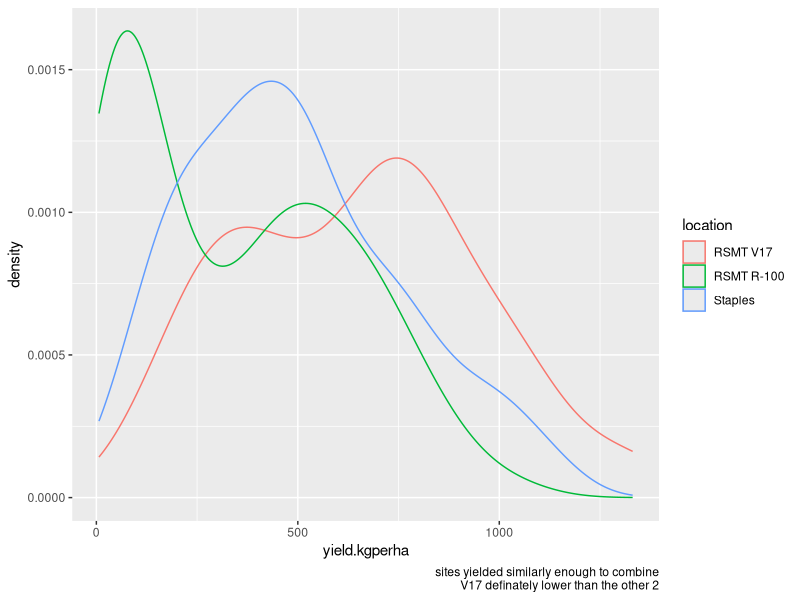

Reproduce this figure in R. (Note: this script raises an error after producing the figure.)
# Targeted hypothesis testing of the N-rate timing dataset
# Jesse
# 9Dec2022
# Due date: 12Dec2022


# Preliminary findings ----------------------------------------------------

# I read the report by Dominic and I felt we need to simplify the analysis and story. 

# if there's time and space we can expand with supplementary material and the
# more complex aspects of the models dominic fitted and the limitations of the
# conclusions we can draw from them.

# It seems dominic analyzed each site seperately and each have their own
# Rmarkdown files. Dataframe naming is not consistent. Sometimes 0N plots are
# "Unfertilized", sometimes "control", sometimes "ntiming_update", sometimes
# "nupdate_timing".

# comments ----------------------------------------------------------------

# grain yields are ranging from 10-100 kg ha at each site, is this a conversion
# error?

# staples dataset makes the most sense and feels like the strongest dataset 

# r100 seems weird, unfertilized and low fertilized did best--was this due to
# lodging?

# V17 seems good, but less responsive to treatments

# key conclusions ---------------------------------------------------------

# yields differ among stand age
# yields differ in plots that were not fertilized vs plots that were fertilized


# import data -------------------------------------------------------------
library(tidyverse)
library(lme4)
library(emmeans)
library(multcomp)
library(multcompView)

# see "import_data_allsites.R"

# import data separately from sites ---------------------------------------

# Bringing in datasets from Dominics markdown files for hypothesis testing, each
# site remains separate

rsmtv17<- read.csv("Rosemount-V17.csv", header=T)
rsmtv17 %>% 
  rename_all(tolower) %>% 
  dplyr::select(year,experiment,location,id,treatment,
                napplied,ntiming,stand.age,block,
                yield.kgperha
  ) %>% 
  mutate(
    across(
      .cols = where(is.character),
      .fns = factor
    )
  )  %>% 
  mutate(
    across(
      where(is.integer),
      factor
    )
  )  -> dat_v17

r100<- read.csv("Rosemount_R100.csv")

r100 %>% 
  rename_all(tolower) %>% 
  # colnames()
  dplyr::select(year,experiment,location,id,treatment,
                napplied,ntiming,stand.age,block,
                ntiming_newlabel,
                napplied_update,
                yield.kgperha
  ) %>% 
  mutate(
    across(
      .cols = where(is.character),
      .fns = factor
    )
  )  %>% 
  mutate(
    across(
      where(is.integer),
      factor
    )
  )-> dat_r100

# there are multiple staples datasets
staples <- read.csv("Staples.csv")
staples_split <- read.csv("Staples.Nsplit.analysis.only.csv")


staples %>% 
  rename_all(tolower) %>% 
  # colnames()
  dplyr::select(year,experiment,location,id,treatment,
                napplied,ntiming,stand.age,block,
                ntiming_actual, #is ntiming actual same as ntiming_newlabel?
                updatednrate, #same as napplied_update
                updatedncumsum,
                yield.kgperha,
                cumulative.grain.yield
  ) %>% 
  mutate(
    across(
      .cols = where(is.character),
      .fns = factor
    )
  ) %>% 
  mutate(
    across(
      where(is.integer),
      factor
    )
  ) -> dat_staples

dat_staples %>% 
  filter(ntiming == "Unfertilized" |
           ntiming == "Fall" |
           ntiming == "Spring") -> dat_staples_fallspring

staples_split  %>% 
  rename_all(tolower) %>% 
  # colnames()
  dplyr::select(year,experiment,location,id,treatment,
                napplied,ntiming,stand.age,block,
                summernrate, #only thing different
                yield.kgperha
  ) %>% 
  mutate_all(factor) %>% 
  mutate(yield.kgperha = as.numeric(yield.kgperha)) -> dat_staples_split

# seems like dat_staples is most robust, but lacks summernrate factor



# Combining across sites --------------------------------------------------

# Since N rates and timing were not consistent across sites, analyzing sites
# together is difficult. 

dat_v17 %>% 
  bind_rows(dat_r100) %>% 
  bind_rows(dat_staples) %>% 
  ggplot(aes(yield.kgperha)) +
  geom_density(aes(col=location)) +
  labs(caption = "sites yielded similarly enough to combine
       V17 definately lower than the other 2")


# Option 1: 3 sites, filtered  dataset

# 3 timings: 0N, spring, fall

# [0N, spring(staples+r100:60 spring, v17:80 spring), fall(staples+r100:60 fall,
# v17:80 fall]

dat_v17 %>% 
  # distinct(treatment)
  filter(treatment != "80 Split") %>% 
  # colnames()
  mutate(timing = if_else(
    treatment == "80 Fall",
    "fall",
    if_else(
      treatment == "80 Spring",
      "spring",
      "control"
    )
  )) -> dat_v17_tiny

dat_r100 %>% 
  # distinct(treatment)
  filter(treatment == "60 spring" |
           treatment == "60 fall" |
           treatment == "control") %>% 
  # distinct(treatment)
  # colnames()
  mutate(timing = if_else(
    treatment == "60 fall",
    "fall",
    if_else(
      treatment == "60 spring",
      "spring",
      "control"
    )
  )) -> dat_r100_tiny


dat_staples %>% 
  # distinct(treatment)
  filter(treatment == "60 spring" |
           treatment == "60 fall" |
           treatment == "control") %>% 
  # distinct(treatment)
  # colnames()
  mutate(timing = if_else(
    treatment == "60 fall",
    "fall",
    if_else(
      treatment == "60 spring",
      "spring",
      "control"
    )
  )) -> dat_staples_tiny


# n=27 for each timing

dat_v17_tiny %>% 
  bind_rows(dat_r100_tiny) %>% 
  bind_rows(dat_staples_tiny) %>% 
  # group_by(timing) %>% 
  # tally()
  # filter(timing != "control") %>% 
  # lm(yield.kgperha~timing*stand.age*location,.) %>%
  # lmer(yield.kgperha ~ timing*stand.age +
  #        (1|location),.) %>% 
  # car::Anova()
  # anova()
  # emmeans(~timing*stand.age*location) %>% 
  # multcomp::cld(Letters=letters,reverse=T)
  # as_tibble()
mutate(location = fct_relevel(location,
                              "RSMT V17",
                              .before = "Staples")) %>%
  ggplot(aes(timing,yield.kgperha)) +
  stat_summary() +
  facet_wrap(~location*stand.age,
             scales = "free") +
  labs(caption = "staples shows what I expect...spring does best in yr 1, then fall for year 2 and 3
  r100 continues to be weird, v17 doesn't show much of a timing difference")

# CONCLUSION: Combining across sites shows no effect of fertilizer timing on
# yield except that it's better than not fertilzing. Sites are different,
# staples shows what I would expect (fertilize in spring for year 1 and then
# fall for year 2 and 3), R100 makes no sense and V17 shows little difference in
# timing. Could be explained by sandy staples soil being more responsive to
# fertilizer and V17 just being less responsive. It's a solid conclusion.

# BUT WE NEED TO CHANGE HOW WE CATEGORIZE TIMING
# year1 yields for fall fertilizer is no fertilizer

dat_v17_tiny %>% 
  bind_rows(dat_r100_tiny) %>% 
  bind_rows(dat_staples_tiny) %>%
  mutate(
    timing_improved = if_else(
      timing=="fall" & stand.age == "1",
      "control",
      timing
    ),
    .after=timing
  ) 


# Option 2: 2 sites, 18 treatments

# R100 does not have data for stand.age == 1, so to keep it balanced we need to
# remove the stand.age == 1 data from Staples. n=6 per treatment per site

dat_r100 %>% 
  bind_rows(dat_staples) %>% 
  # drop_na(yield.kgperha) %>%
  # distinct(stand.age)
  filter(stand.age != "1") %>% #R100 does not have 1st year stand age, so remove from stapes
  lm(
    yield.kgperha~treatment*stand.age*location,
    .) %>%
  # anova()
  emmeans(
    # ~treatment:stand.age
    ~treatment*location
  ) %>%
  multcomp::cld()
# ggplot(aes(location,yield.kgperha,
#            col=treatment,
#            fill = treatment)) +
# stat_summary(geom = "bar",
#              position = position_dodge(.6),
#              width=.6,
#              col=1)

# fall applied fertilizer is better in Staples (because we removed year 1 data)
# and the control and low fertiliy 60N treatments are best in R100 because R100
# data is weird. 

# CONCLUSION: Not a good option combining R100 with Staples. We need to cut out
# stand.age==1 data from staples to make comparison and the R100 data just adds
# more noise than insight...unless the insight is that kernza yield response to
# N is noisy--which will need to be discussed, but missing that first stand age
# data is devastating to the story and the control yielding near highest in R100
# makes me think either N was not limiting in R100, fertility treatments were
# incorrectly applied, N caused a penalty due to drought. The impact of N on
# kernza stands in year 2 and 3 is an angle, but we don't want to analyze with
# treatment as a factor with 18 levels but by grouping by timing or rate or split


# START - TIMING AND RATE ON 2-3 YR OLD STANDS FOR GRAIN YIELD
# may need to add in columns to R100
# nappliedupdate
# ntiming_Actual

# dat_r100 %>% 
#   bind_rows(dat_staples) %>% 
#   # colnames()
#   group_by(location,updatednrate) %>% 
#   tally()
#   filter(stand.age != "1") %>% #R100 does not have 1st year stand age, so remove from stapes
#   lm(
#     yield.kgperha~updatednrate,
#     # yield.kgperha~ntiming_actual,
#     .) %>%
#   anova()
#   emmeans(
#     # ~treatment:stand.age
#     ~ntiming_actual
#   ) %>%
#   multcomp::cld()
# END - TIMING AND RATE ON 2-3 YR OLD STANDS FOR GRAIN YIELD



# Option 3: Analyze all sites seperately

# This is what Dominic did. It seems R100 data showed no response to N, whereas
# Staples and V17 did.


# Option 4: Generate new dataset 

# The first solution is making a vector that is N applied prior to grain
# harvest, which dominic did for staples "updatednrate" and r100
# "napplied_update". I added an "updatednrate" column to V17 and made a column
# in r100 that's updatednrate.

dat_r100 %>% 
  mutate(updatednrate = napplied_update) -> dat_r100

dat_v17 %>% 
  # View()
  # colnames()
  # distinct(treatment)
  mutate(napplied = as.character(napplied)) %>% 
  mutate(updatednrate = if_else(
    treatment == "80 Fall" & stand.age =="1",
    "0",
    napplied
  )) %>% 
  mutate(updatednrate = if_else(
    treatment == "80 Split" & stand.age == "1",
    "40",
    napplied
  )) -> dat_v17

# you can fit a nice curve to the data

dat_r100 %>% 
  bind_rows(dat_v17) %>% 
  bind_rows(dat_staples) %>% 
  # lm(yield.kgperha~updatednrate*stand.age,.) %>%
  # anova()
  ggplot(aes(
    as.numeric(updatednrate),
    yield.kgperha,
    col=stand.age,
    group=stand.age,
    shape = location
  )) +
  geom_point() +
  geom_smooth() +
  labs(caption = "V17 messes up standage=1 curve")

# Let's take out V17

dat_r100 %>% 
  # bind_rows(dat_v17) %>% 
  bind_rows(dat_staples) %>% 
  # lm(yield.kgperha~updatednrate*stand.age,.) %>%
  # anova()
  ggplot(aes(
    as.numeric(updatednrate),
    yield.kgperha,
    col=stand.age,
    group=stand.age,
    shape = location
  )) +
  geom_point() +
  geom_smooth() +
  labs(caption = "Pretty nice curve without V17")

# seperate by site

dat_r100 %>% 
  bind_rows(dat_v17) %>% 
  bind_rows(dat_staples) %>% 
  # lm(yield.kgperha~updatednrate*stand.age,.) %>%
  # anova()
  # filter(location == "RSMT V17") %>% 
  ggplot(aes(
    as.numeric(updatednrate),
    yield.kgperha,
    col=stand.age,
    group=stand.age,
    shape = location
  )) +
  geom_point() +
  geom_smooth() +
  facet_wrap(~location) +
  labs(caption = "yield~nrate is different among sites, can't combine
       note V17 only has 3 n rates so loess nor quadratic cannot be fit")


# but this fails to take into account timing. We null hypothesis test for the
# effect of timing on yield (failed to reject Ho that timing didn't matter), but
# we could just build it into the dataframe



# I may have luck rearrange data into the below format

# dataframe we may need(
#   site,
#   year,
#   standage,
#   N_summer,
#   N_spring,
#   N_fall, 
#   N_prior_to_harvest = (spring+summer of year + fall of previous year),
#   split = yes or no,
#   yield
# ) 




  

# Does iwg grain yield differ by timing? ----------------------------------

# Ho: iwg grain yield does not differ when fertilizer is applied at different
# times

## v17
dat_v17 %>% 
  ggplot(aes(yield.kgperha)) +
  stat_bin(aes(fill=stand.age)) +
  labs(caption = "normally distributed within stand age")

dat_v17 %>% 
  # distinct(ntiming)
  filter(ntiming != "control") %>% 
  lm(yield.kgperha~stand.age*ntiming,
          .) -> lm1
anova(lm1)
# I ran mixed model, block didn't help and too many fixed effects made it rank
# deficient. This is the way. 

# we reject Ho that grain yield is similar between 1yr 2yr and 3yr stands

# we fail to reject Ho that grain yield is similar among timings (fall,
# spring, split) 

  
## R100

dat_r100 %>% 
  ggplot(aes(yield.kgperha)) +
  stat_bin(aes(fill=stand.age)) +
  labs(caption = "normally distributed by stand age")

dat_r100 %>% 
  # colnames()
  # lmer(
  #   yield.kgperha~napplied_update*
  #     ntiming+(1|block), 
  #   data=.) # rank defficient, block useless
  # distinct(ntiming)
  filter(ntiming != "control") %>% 
  lm(
    yield.kgperha~stand.age*ntiming,
    .
  ) %>% 
  # summary()
  anova()
  # emmeans(~ntiming)

# reject Ho that grain yield is similar among stand.age

# fail to reject Ho that grain yield is similar among different timings


## staples 

dat_staples %>% 
  # glimpse()
  # lmer(
    # yield.kgperha~ntiming_actual*
      # stand.age+(1|block),
    # data=.) # rank defficient, block useless
  # distinct(ntiming)
  filter(ntiming != "Unfertilized") %>% 
  lm(
    # yield.kgperha~stand.age*ntiming_actual,
    yield.kgperha~stand.age*ntiming,
    .
  ) %>% 
  # summary()
  anova()
  # emmeans(~ntiming) 

# reject Ho that grain yield is the same among timing HOWEVER we may not be able
# to reject this at all stand ages

dat_staples %>% 
  filter(ntiming != "Unfertilized") %>% 
  ggplot(aes(
    ntiming,
    # ntiming_actual,
    yield.kgperha)) +
  stat_summary() +
  # geom_jitter(width = .2) +
  # geom_boxplot(fill=NA,width=.2) +
  facet_wrap(~stand.age)

# looks like trend is consistent except for year 1 which makes sense because
# ntiming was weird because in fall year 1 don't see that fertilizer until year
# 2. I say we deal with that data another way that adding in a bunch of new
# treatment names as in ntiming_actual



## Compiled

# grain yields differ among stand age and between fertilizer (yes vs no), but
# among fertilized plots we fail to reject Ho that grain yields are similar

dat_v17 %>% 
  filter(ntiming != "control") %>% 
  ggplot(aes(ntiming,yield.kgperha)) +
  geom_jitter(width=.2,
              aes(col=stand.age)) +
  geom_boxplot(fill=NA,
               width=.2) +
  labs(caption = "v17\n fail to reject Ho that grain yield is similar among different timings")

dat_r100 %>% 
  filter(ntiming != "control") %>% 
  ggplot(aes(ntiming,yield.kgperha)) +
  geom_jitter(width=.2,
              aes(col=stand.age)) +
  geom_boxplot(fill=NA,
               width=.2) +
  labs(caption = "r100\nfail to reject ho that grain yield is similar among timings")



dat_staples %>% 
  filter(ntiming != "Unfertilized") %>% 
  ggplot(aes(ntiming,yield.kgperha)) +
  geom_jitter(width=.2,
              aes(col=stand.age)) +
  geom_boxplot(fill=NA,
               width=.2) +
  facet_wrap(~stand.age) +
  labs(caption = "staples
  reject ho that yield is same among timing but with standage interaction
       facet wrapping by stand.age due to interaction
       I understand ntiming is not accurate for stand.age==1
       likely adjusting ntiming will remove interaction, but I don't like the ntiming_update ")


# Applied research question addressed: "I'd prefer to fertilize in fall vs.
# spring, can I apply fertilize in the fall and get high yields?

# ANSWER: if fertilizer timing (fall vs. spring) impacts yield potential, we
# failed to detect any differences in V17 and R100. In staples, grain yields
# were higher in the second and third years where fertilizer was applied in the
# fall.


# Does iwg grain yield differ by rate? ------------------------------------

# Ho: Grain yield does not differ among different fertilizer rates

# first compare cumulative yield as a function of cumulative fertilizer

# updatedncumsum and cumulative.grain.yield were only used in figures and no
# metadata exists for how they were calculated

## staples
dat_staples %>% 
  # View()
  # colnames()
  group_by(id,updatednrate) %>% 
  summarise(cumyield = cumsum(yield.kgperha)) %>% 
  # lm(cumyield~updatednrate,.) %>% 
  # anova()
  # emmeans::emmeans(~updatednrate)
  ggplot(aes(
    as.numeric(updatednrate),
    cumyield
  )) +
  geom_point() +
  # geom_smooth() # soooo quadratic omg
  geom_smooth(
    method = "lm",
    formula = y~poly(x,2),
    se=F
  ) +
  labs(caption = "staples
       reject Ho that yields are similar among N applied rates")

dat_v17 %>% 
  # colnames()
  # distinct(napplied) %>%
  group_by(id,napplied) %>% 
  summarise(cumyield = cumsum(yield.kgperha)) %>% 
  lm(cumyield~napplied,.) %>%
  anova()
# not a range of fertility levels, but we reject Ho that yields are similar
# among the 2 fertility levels (0N and 80N)


dat_r100 %>% 
  # colnames()
  group_by(id,napplied_update) %>% 
  summarise(cumyield = cumsum(yield.kgperha)) %>% 
  # lm(cumyield~napplied_update,.) %>%
  # anova()
  ggplot(aes(
    as.numeric(napplied_update),
    cumyield
  )) +
  geom_point() +
  geom_smooth() +
  labs(caption = "R100
       fail to reject Ho that grain yield is similar among fertilizer rates")

# Conclusion: Cumulative yields can be calculated for a given plot over the
# course of the experiment. Plots differ in the amount of N applied. Our Ho is
# that yields do not differ among plots with different N rates. At V17, we had
# two N rates (0 and 80N), we reject Ho that yields were similar among these two
# rates. At staples, we reject the Ho that yields are similar among multiple
# rates and find a very strong quadratic relationship between N rate and yield.
# At R100, we fail to reject Ho


# Compare yield response of n applied prior to harvest (we can assume
# timing does not matter from previous analysis)

dat_staples %>% 
  # colnames()
  ggplot(aes(
    as.numeric(updatednrate),
    yield.kgperha
  )) +
  geom_point(aes(col=stand.age)) +
  geom_smooth(aes(group = stand.age,
                  col=stand.age),
              # method = "lm",
              # formula = y~poly(x,2)
              )
dat_staples %>% 
  lm(
  yield.kgperha~poly(as.numeric(updatednrate),2)*stand.age,
    # yield.kgperha~as.numeric(updatednrate)*stand.age,
  .) %>%
  anova()
  # emmeans::emmeans(~poly(as.numeric(updatednrate),2)*stand.age)
# we reject Ho that grain yields are similar among nrate and stand age, but
# there is an interaction and this effect is not consistent. It seems
# approximately quadratic in all years, but in year 2 there is more of a decline
# at higher N rates which is not true in the other years

# V17
# only 2 rates, cannot make this comparison

# R100
# no difference among rates, let alone will fitting a curve be possible.


# running all code in "Staples.Rmd" to show figures dominic produced

# gg1
# gg2 + labs(caption = "staples")
# gg3 + labs(caption = "staples")
# gg4 + labs(caption = "staples")


# Applied research question addressed: "I'd prefer to fertilize in fall vs.
# spring, can I apply fertilize in the fall and get high yields? Do I need to
# apply more fertilizer in the fall to achieve the same yield response as a
# spring application?

# ANSWER: Previously we were unable to reject the Ho that timing of fertilizer
# does not impact yield. With timing being equal, yields seem to be highest
# around 5-7 nrate. This is most important in the first and second year, but
# overfertilizing in the second year can result in lower yields


# IF iwg grain yields differ by N rate, how do we model? ------------------

# 4 models: no effect, linear, quadratic, quadratic planar


# What is the optimum N rate for grain yield? -----------------------------



# Which treatment does best? ----------------------------------------------

# Assuming you have to pick a fertilizer program to do every year, what is the
# best program?

# mixed effect models didn't really add much

# V17
dat_v17 %>% 
  # glimpse()
  lmer(yield.kgperha~treatment*stand.age +
         (1|block),.) %>% 
  # lm(yield.kgperha~treatment*stand.age,
     # .) %>% 
  # anova()
  emmeans(~treatment)
# 80 fall split for V17

#R100
dat_r100 %>% 
  # glimpse()
  lmer(yield.kgperha~treatment*stand.age +
         (1|block),.) %>% 
  # lm(yield.kgperha~treatment*stand.age,
     # .) %>% 
  # anova()
  emmeans(~treatment) %>% 
  as_tibble() %>% 
  arrange(emmean)
# 60 spring for R100, control is also high. Maybe lodging explains?

# staples
dat_staples %>% 
  # glimpse()
  lmer(yield.kgperha~treatment*stand.age +
         (1|block),.) %>%
  # car::Anova()
  # lm(yield.kgperha~treatment*stand.age,
     # .) %>%
  # anova()
  emmeans(~treatment) %>% 
  as_tibble() %>% 
  arrange(emmean)
# 100 fall split

# we would conclude the fall split applications were associated with the highest
# yielding plots in V17 and staples. R100 yields were highest in spring applied
# and control


# Do grain yields differ when fertilizer is split applied? ----------------

dat_v17 %>% 
  # glimpse()
  mutate(split = str_detect(treatment,"split")) %>% 
  # glimpse()
  distinct(treatment)
# no split treatments in V17


dat_r100 %>% 
  # glimpse()
  filter(treatment != "control") %>% 
  filter(treatment != "140 fall split" &
           treatment != "60 fall" &
           treatment != "60 spring") %>% # making split and not split even
  mutate(split = str_detect(treatment,"split")) %>% 
  # glimpse()
  # group_by(split) %>%
  # distinct(treatment)  
  # arrange(treatment)
  # tally()
  # lm(yield.kgperha~split,.) %>%
  # anova() #lol, even less of an effect after balancing split and not split
  ggplot(aes(split,yield.kgperha)) +
  geom_jitter(width=.2,set.seed(314)) +
  geom_boxplot(fill=NA,
               width = .2) +
  labs(caption = "r100
       fail to reject Ho that yield is the same when fertilizer is split or not")


dat_staples %>% 
  # glimpse()
  mutate(split = str_detect(treatment,"split")) %>% 
  filter(treatment != "control") %>% 
  # distinct(treatment)
  # glimpse()
  # group_by(split) %>%
  # tally()
  # lm(yield.kgperha~split,.) %>% 
  # anova()
  ggplot(aes(split,yield.kgperha)) +
  geom_jitter(width=.2,set.seed(314)) +
  geom_boxplot(fill=NA,
               width = .2) +
  labs(caption = "staples
       fail to reject Ho that yield is the same when fertilizer is split or not")
